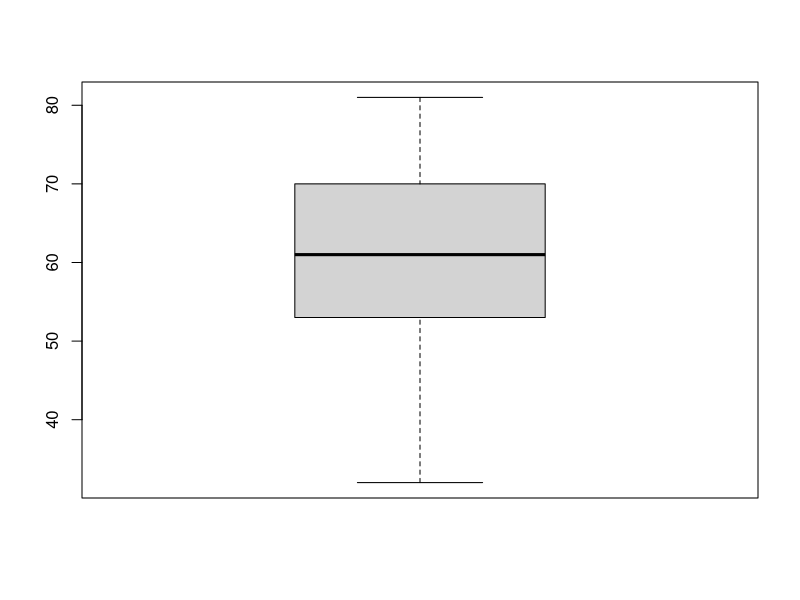
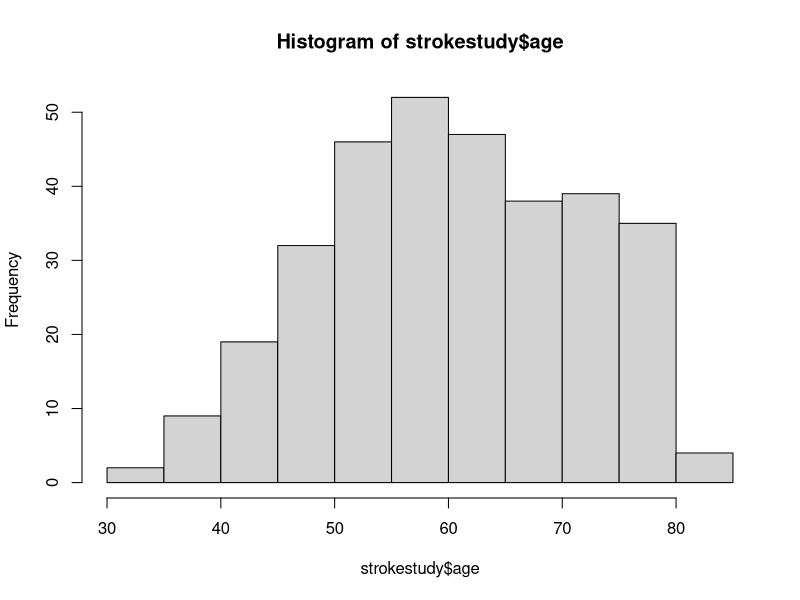
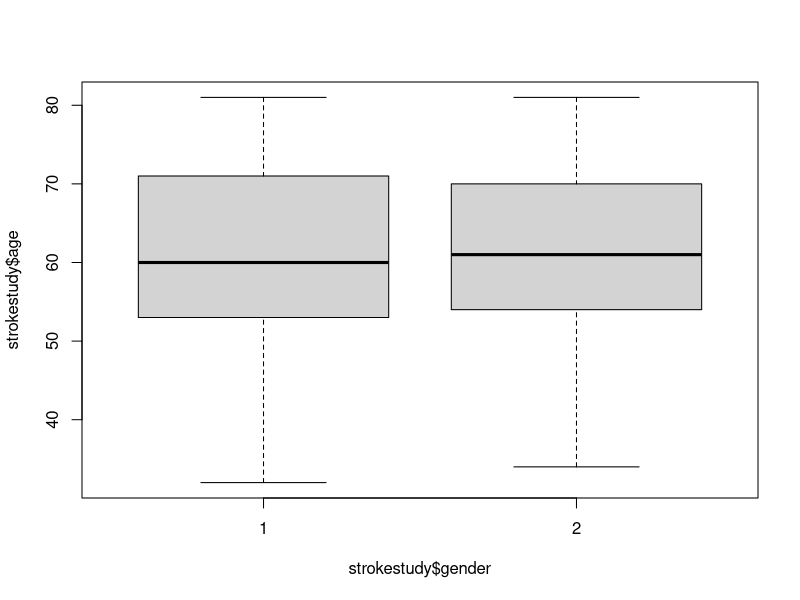
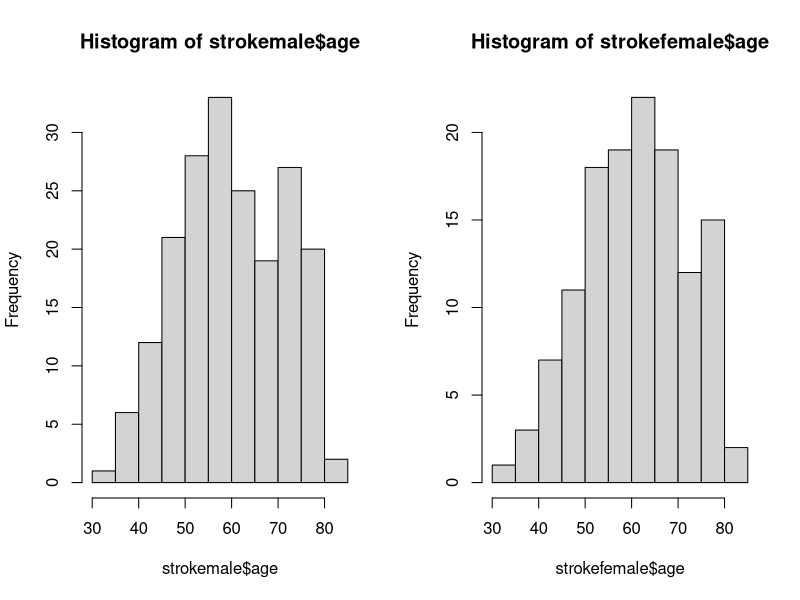
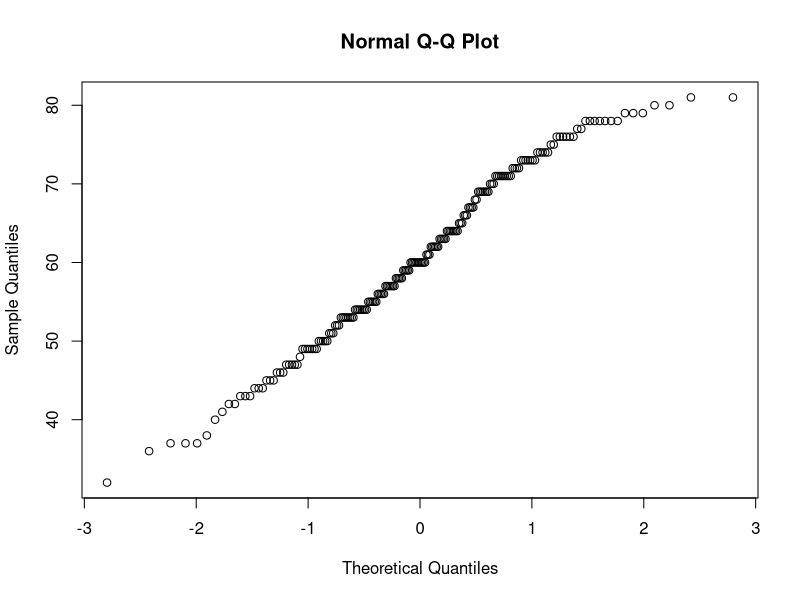
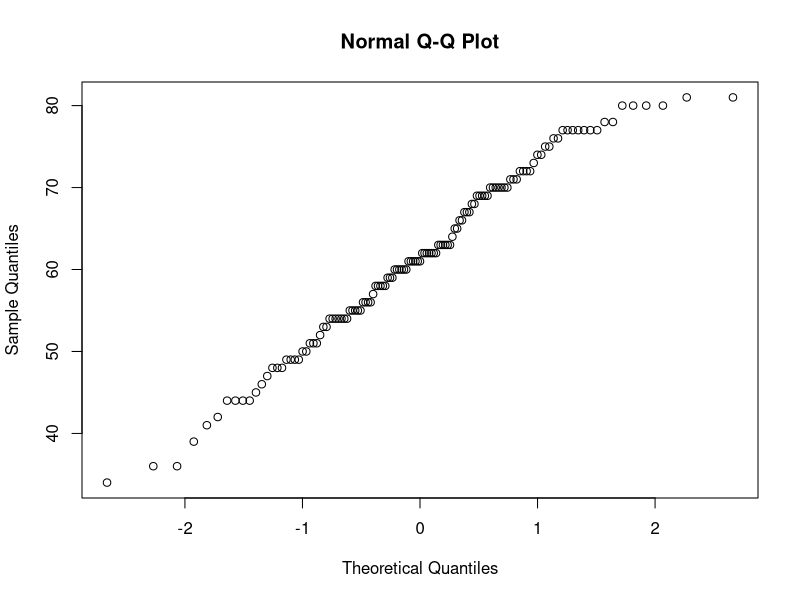
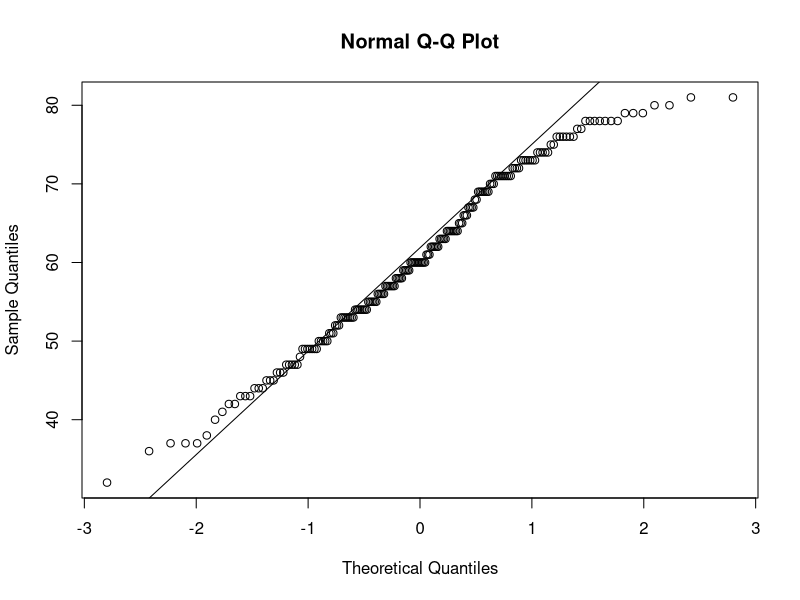
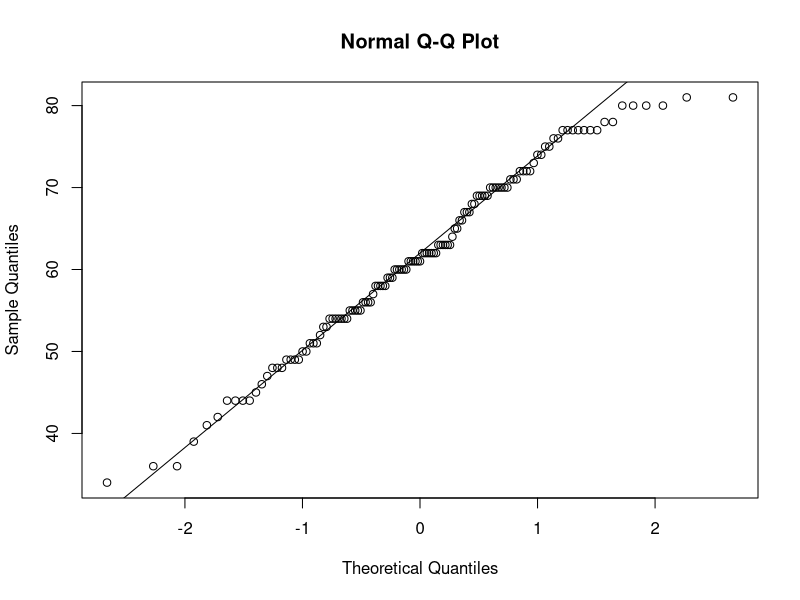

Generate these figures, in order, with R:
## ---- chunk 1
knitr::opts_chunk$set(echo = TRUE)
## ---- chunk 2
setwd("~/OneDrive - Emory University/Documents/Work/Bios 591P 2022/R Materials/1 Introduction/Two Sample T Test")
## ---- chunk 3
strokestudy <- read.csv("strokestudy.csv")
## ---- chunk 4
dim(strokestudy)
## ---- chunk 5
names(strokestudy)
## ---- chunk 6
table(strokestudy$gender)
## ---- chunk 7
mean(strokestudy$age)
## ---- chunk 8
var(strokestudy$age)
## ---- chunk 9
median(strokestudy$age)
## ---- chunk 10
boxplot(strokestudy$age)
## ---- chunk 11
hist(strokestudy$age)
## ---- chunk 12
boxplot(strokestudy$age ~ strokestudy$gender)
## ---- chunk 13
par(mfrow=c(1,2)) #Setting the graph area to include two graphs, in 1 row and 2 columns

strokemale <- strokestudy[which(strokestudy$gender==1),] #Copying the male patients to a new dataset
hist(strokemale$age) #histogram of male stroke patients age

strokefemale <- strokestudy[which(strokestudy$gender==2),] #Copying the female patients to a new dataset
hist(strokefemale$age) #histogram of female stroke patients age

par(mfrow=c(1,1)) #Setting the graph area to only include 1 plot
## ---- chunk 14
qqnorm(strokemale$age)
## ---- chunk 15
qqnorm(strokefemale$age)
## ---- chunk 16
qqnorm(strokemale$age)
qqline(strokemale$age)
## ---- chunk 17
qqnorm(strokefemale$age)
qqline(strokefemale$age)
## ---- chunk 18
t.test(strokestudy$age ~ strokestudy$gender)
## ---- chunk 19
t.test(strokestudy$age ~ strokestudy$gender,var.equal=TRUE)
## ---- chunk 20
var.test(strokestudy$age ~ strokestudy$gender)
